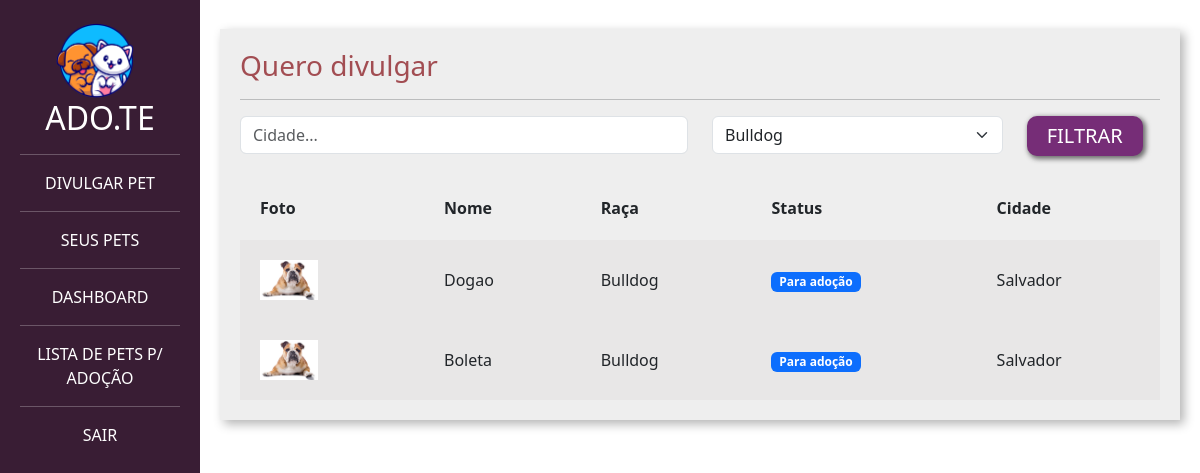
/adotar/, run on an earlier commit of the app's database.
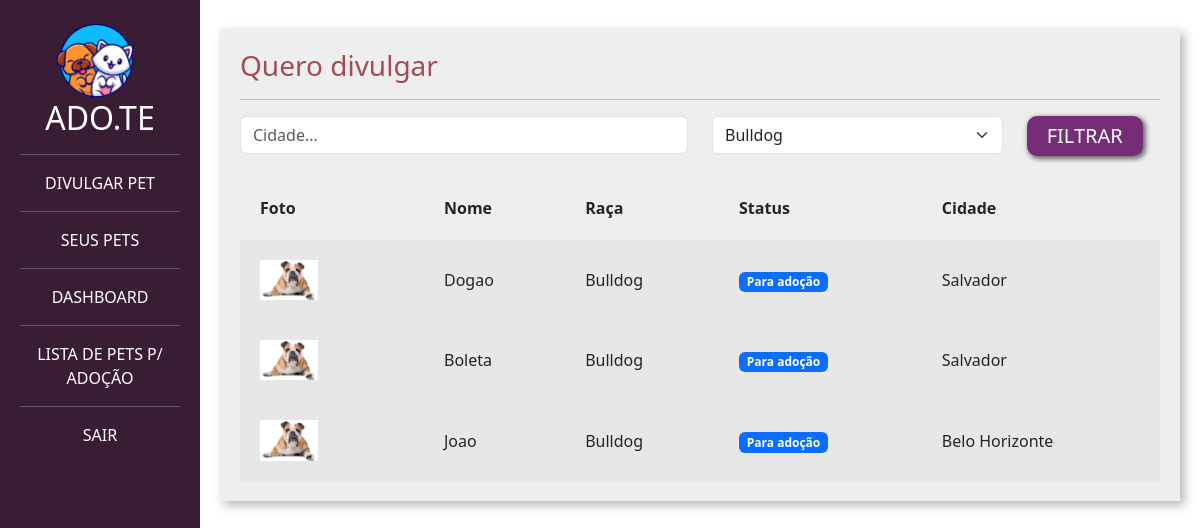
And on a later commit of the database.
### divulgar/models.py (models this page shows, shortened)
class Pet(models.Model):
    choices_status = (('P','Para adoção'),
              ('A','Adotado'))
    usuario = models.ForeignKey(User, on_delete=models.DO_NOTHING)
    foto = models.ImageField(upload_to="fotos_pets")
    nome = models.CharField(max_length=20)
    descricao = models.TextField()
    estado = models.CharField(max_length=50)
    cidade =  models.CharField(max_length=50)
    telefone = models.CharField(max_length=50)
    tags = models.ManyToManyField(Tag)
    raca = models.ForeignKey(Raca, on_delete=models.DO_NOTHING)
    status = models.CharField(max_length=2,choices=choices_status, default='P')

class Raca(models.Model):
    raca = models.CharField(max_length=50)
    def __str__(self):
        return self.raca

### adotar/views.py (the view)
# urls.py: path('', views.listar_pets, name="listar_pets"),
def listar_pets(request):
    if request.method == "GET":
        pets = Pet.objects.filter(status = 'P')
        racas = Raca.objects.all()
        raca_filter = request.GET.get('raca')
        cidade = request.GET.get('cidade')
        if cidade:
            pets = pets.filter(cidade__icontains = cidade)
        if raca_filter:
            pets = pets.filter(raca_id = raca_filter)
            raca_filter = Raca.objects.get(id = raca_filter)
        return render(request,'listar_pets.html',{'pets':pets, 'racas': racas,'raca_filter':raca_filter,'cidade':cidade })

### adotar/templates/listar_pets.html (shortened to what the changed rows need)
{% load static %}
<!doctype html>
<html lang="pt-BR">
    <head>
    <link href="https://cdn.jsdelivr.net/npm/bootstrap@5.3.0-alpha1/dist/css/bootstrap.min.css" rel="stylesheet">
    <link href="{% static 'usuarios/css/cadastro.css' %}" rel="stylesheet">
    <link href="{% static 'divulgar/css/novo_pet.css' %}" rel="stylesheet">
    <link href="{% static 'divulgar/css/seus_pet.css' %}" rel="stylesheet">
    <link href="{% static 'adotar/css/listar_pets.css' %}" rel="stylesheet">
    </head>
    <body>
        <div class="container-fluid">
            <div class="row">
                <div class="col-md-2 bg-side sidebar">
                    <h2>ADO.TE</h2>
                </div>
                <div class="col-md">
                    <div class="wrapper">
                        <div class="box width80">
                             <table class="tabela" cellpadding="20">
                                <tr>
                                    <th>Foto</th>
                                    <th>Nome</th>
                                    <th>Raça</th>
                                    <th>Status</th>
                                    <th>Cidade</th>
                                </tr>
                                {% for pet in pets%}
                                    <tr class="tabela-linha">
                                        <td width="20%">
                                            <a href="{% url 'ver_pet' pet.id %}"><img width="40%" src="{{pet.foto.url}}"></a>
                                        </td>
                                        <td>
                                            {{pet.nome}}
                                        </td>
                                        <td>
                                            {{pet.raca}}
                                        </td>
                                        <td>
                                            {% if pet.status == "P" %}
                                                <span class="badge text-bg-primary">Para adoção</span>
                                            {% elif pet.status == "A" %}
                                                <span class="badge text-bg-success">Adotado</span>
                                            {% endif%}
                                        </td>
                                        <td>
                                            {{pet.cidade}}
                                        </td>
                                    </tr>
                                {% endfor %}
                            </table>
                        </div>
                    </div>
                </div>
            </div>
        </div>
    </body>
</html>

What changed in the data, as far as the page shows it:
added Pet: foto (picture), nome "Joao", raca "Bulldog", status "Para adoção", cidade "Belo Horizonte"
